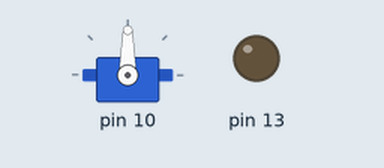
A sketch run on a simulated Arduino Uno, built with avr-gcc and run on an emulated ATmega328P. On the bench: servo, output pins drawn as LEDs (lit = HIGH). Random numbers use the default seed unless the sketch sets one; what the sketch prints to the serial monitor is not drawn.

Above: at 0.1 s.
At 19.2 s:
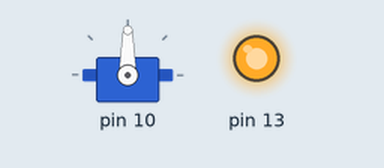
At 30.1 s:
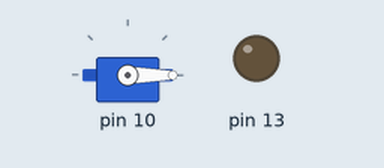
At 39.6 s:
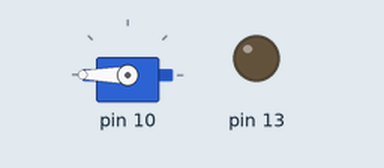
Timing chart, 0 to 40.0 s (numbered marks = the images above):
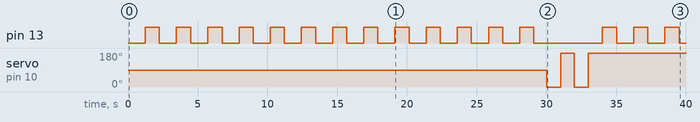

Measured:
- by itself, pin 13: LOW → HIGH at 1.2 s, → LOW 1.0 s later, → HIGH 1.2 s later, → LOW 1.0 s later, … (32 changes in this stretch)
- by itself, servo on pin 10: 90° → 0° at 30.0 s, → 180° 1.0 s later, → 0° 1.0 s later, → 180° 1.0 s later, … (4 changes in this stretch)

The sketch:

Bubbleino.ino
```cpp
#include <Servo.h>

class Flasher
{
  // Class Member Variables
  // These are initialized at startup
  int ledPin;      // the number of the LED pin
  long OnTime;     // milliseconds of on-time
  long OffTime;    // milliseconds of off-time

  // These maintain the current state
  int ledState;                 // ledState used to set the LED
  unsigned long previousMillis;   // will store last time LED was updated

  // Constructor - creates a Flasher
  // and initializes the member variables and state
  public:
  Flasher(int pin, long on, long off)
  {
  ledPin = pin;
  pinMode(ledPin, OUTPUT);

  OnTime = on;
  OffTime = off;

  ledState = LOW;
  previousMillis = 0;
  }

  void Update()
  {
    // check to see if it's time to change the state of the LED
    unsigned long currentMillis = millis();

    if((ledState == HIGH) && (currentMillis - previousMillis >= OnTime))
    {
      ledState = LOW;  // Turn it off
      previousMillis = currentMillis;  // Remember the time
      digitalWrite(ledPin, ledState);  // Update the actual LED
    }
    else if ((ledState == LOW) && (currentMillis - previousMillis >= OffTime))
    {
      ledState = HIGH;  // turn it on
      previousMillis = currentMillis;   // Remember the time
      digitalWrite(ledPin, ledState);   // Update the actual LED
    }
  }
};


class Buuble
{
  Servo servo;             // the servo
  int mypos;              // current servo position
  int myState;  //
  int  updateInterval;      // interval between updates

  public:
  Buuble(int interval)
  {
    updateInterval = interval;
    myState = LOW;
  }

  void Attach(int mypin)
  {
    servo.attach(mypin);
  }

  void Detach()
  {
    servo.detach();
  }

  void Update()
  {
    if( (myState == HIGH) )
    {
      myState = LOW;  // Turn it off
      servo.write(00);
      delay(4000);
    }
    else if ( (myState == LOW) )
    {
      myState = HIGH;  // turn it on
      servo.write(180);
      delay(2000);

    }
    Serial.println(myState);
    delay(1000) ;

  }
  void blow()
  {
      myState = LOW;  // Turn it off
      servo.write(00);
      delay(1000);
  }
  void water()
  {
      myState = HIGH;  // turn it on
      servo.write(180);
      delay(1000);

  }
};


Buuble este(1);
Flasher led3(13, 1000, 1200);

int long mytime,lastUpdate;

void setup()
{
  Serial.begin(9600);
  este.Attach(10);
}
void loop()
{
  long updateInterval = 30000;
  Serial.print("time in microsec: ");
  Serial.println(millis());

  if( (millis() - lastUpdate) > updateInterval)
  {
    unsigned long currentMillis = millis();
    int x = random(1,4);
    for (int i=0; i<x ;i++){
      este.blow();
      este.water();
    }

    lastUpdate = millis();
  }
    led3.Update();


}
```
